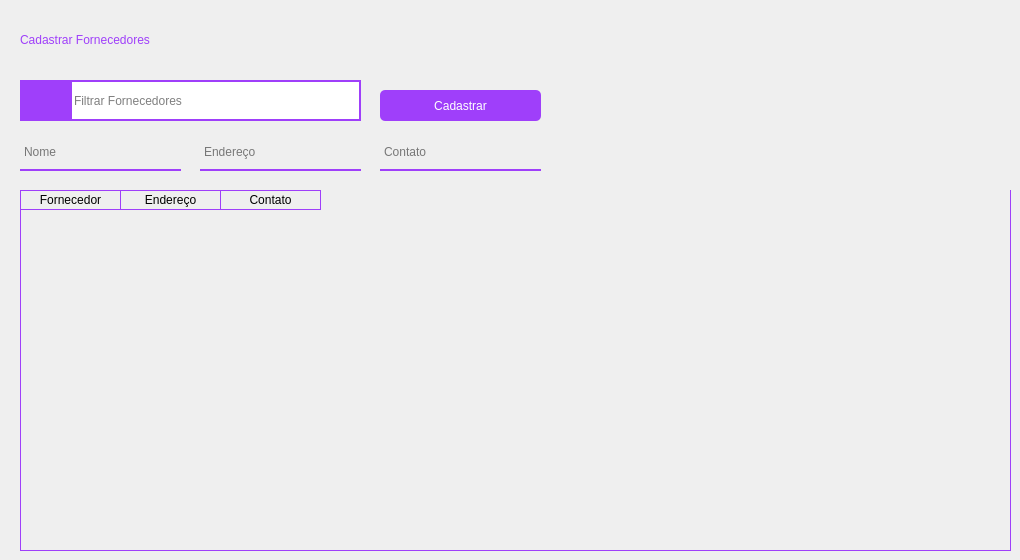
      <widget class="QWidget" name="page_7">
       <widget class="QPushButton" name="btn_adicionar_forncedores_9">
        <property name="geometry">
         <rect>
          <x>380</x>
          <y>90</y>
          <width>161</width>
          <height>31</height>
         </rect>
        </property>
        <property name="styleSheet">
         <string notr="true">QPushButton {
border: 2px;
background-color: rgb(159, 63, 250);
color: white;
border-radius: 5px;
font: 10pt &quot;Montserrat&quot;;
outline: 0;
}

QPushButton:hover {
	background-color: rgb(197, 62, 255);
}
</string>
        </property>
        <property name="text">
         <string>Cadastrar</string>
        </property>
       </widget>
       <widget class="QLineEdit" name="line_cliente_8">
        <property name="geometry">
         <rect>
          <x>20</x>
          <y>140</y>
          <width>161</width>
          <height>31</height>
         </rect>
        </property>
        <property name="styleSheet">
         <string notr="true">background-color: rgba(0, 0 , 0, 0);
border: 2px solid rgba(0,0,0,0);
border-bottom-color: rgb(159, 63, 250);
color: rgb(0,0,0);
padding-bottom: 8px;
border-radius: 0px;
font: 10pt &quot;Montserrat&quot;;</string>
        </property>
        <property name="text">
         <string/>
        </property>
        <property name="placeholderText">
         <string>Nome</string>
        </property>
        <property name="clearButtonEnabled">
         <bool>true</bool>
        </property>
       </widget>
       <widget class="QLineEdit" name="line_search_Bar_6">
        <property name="geometry">
         <rect>
          <x>70</x>
          <y>80</y>
          <width>291</width>
          <height>41</height>
         </rect>
        </property>
        <property name="styleSheet">
         <string notr="true">border: 2px solid #9f3ffa;
font: 10pt &quot;Montserrat&quot;;</string>
        </property>
        <property name="cursorPosition">
         <number>0</number>
        </property>
        <property name="placeholderText">
         <string>Filtrar Fornecedores</string>
        </property>
        <property name="clearButtonEnabled">
         <bool>true</bool>
        </property>
       </widget>
       <widget class="QPushButton" name="btn_pesquisar_produto_6">
        <property name="geometry">
         <rect>
          <x>20</x>
          <y>80</y>
          <width>51</width>
          <height>41</height>
         </rect>
        </property>
        <property name="styleSheet">
         <string notr="true">QPushButton {
border: 2px;
background-color: rgb(159, 63, 250);
color: white;

font: 10pt &quot;Montserrat&quot;;
outline: 0;
}

QPushButton:hover {
	background-color: rgb(197, 62, 255);
}
</string>
        </property>
        <property name="text">
         <string/>
        </property>
        <property name="icon">
         <iconset resource="../QRC/file_principal_rc.qrc">
          <normaloff>:/icones/lupa.png</normaloff>:/icones/lupa.png</iconset>
        </property>
        <property name="iconSize">
         <size>
          <width>25</width>
          <height>25</height>
         </size>
        </property>
       </widget>
       <widget class="QLineEdit" name="line_cliente_9">
        <property name="geometry">
         <rect>
          <x>200</x>
          <y>140</y>
          <width>161</width>
          <height>31</height>
         </rect>
        </property>
        <property name="styleSheet">
         <string notr="true">background-color: rgba(0, 0 , 0, 0);
border: 2px solid rgba(0,0,0,0);
border-bottom-color: rgb(159, 63, 250);
color: rgb(0,0,0);
padding-bottom: 8px;
border-radius: 0px;
font: 10pt &quot;Montserrat&quot;;</string>
        </property>
        <property name="text">
         <string/>
        </property>
        <property name="placeholderText">
         <string>Endereço</string>
        </property>
        <property name="clearButtonEnabled">
         <bool>true</bool>
        </property>
       </widget>
       <widget class="QLabel" name="lbl_titulo_fornecedores_3">
        <property name="geometry">
         <rect>
          <x>20</x>
          <y>20</y>
          <width>371</width>
          <height>41</height>
         </rect>
        </property>
        <property name="styleSheet">
         <string notr="true">color: #9f3ffa;
font: 20pt &quot;Montserrat&quot;;</string>
        </property>
        <property name="text">
         <string>Cadastrar Fornecedores </string>
        </property>
        <property name="textInteractionFlags">
         <set>Qt::LinksAccessibleByMouse|Qt::TextSelectableByMouse</set>
        </property>
       </widget>
       <widget class="QLineEdit" name="line_cliente_10">
        <property name="geometry">
         <rect>
          <x>380</x>
          <y>140</y>
          <width>161</width>
          <height>31</height>
         </rect>
        </property>
        <property name="styleSheet">
         <string notr="true">background-color: rgba(0, 0 , 0, 0);
border: 2px solid rgba(0,0,0,0);
border-bottom-color: rgb(159, 63, 250);
color: rgb(0,0,0);
padding-bottom: 8px;
border-radius: 0px;
font: 10pt &quot;Montserrat&quot;;</string>
        </property>
        <property name="text">
         <string/>
        </property>
        <property name="placeholderText">
         <string>Contato</string>
        </property>
        <property name="clearButtonEnabled">
         <bool>true</bool>
        </property>
       </widget>
       <widget class="QTableWidget" name="tabela_fornecedores_3">
        <property name="geometry">
         <rect>
          <x>20</x>
          <y>190</y>
          <width>991</width>
          <height>361</height>
         </rect>
        </property>
        <property name="styleSheet">
         <string notr="true">QTableWidget {
	gridline-color: #9f3ffa;;
	background-color: transparent;
	outline: 0;
	border: 1px solid #9f3ffa;
	border-top: 0px
	
}

QTableWidget::item:selected{
	background-color:#9f3ffa;;
}

QTableWidget::horizontalHeader {	
	background-color: #9f3ffa;
}

QHeaderView::section:horizontal
{
    border: 1px solid #9f3ffa;
	background-color: transparent;
	border-left: 0px;
	color: black;

}
</string>
        </property>
        <property name="frameShape">
         <enum>QFrame::Panel</enum>
        </property>
        <property name="frameShadow">
         <enum>QFrame::Sunken</enum>
        </property>
        <property name="editTriggers">
         <set>QAbstractItemView::SelectedClicked</set>
        </property>
        <property name="tabKeyNavigation">
         <bool>true</bool>
        </property>
        <property name="showDropIndicator" stdset="0">
         <bool>false</bool>
        </property>
        <property name="alternatingRowColors">
         <bool>false</bool>
        </property>
        <property name="selectionMode">
         <enum>QAbstractItemView::ExtendedSelection</enum>
        </property>
        <property name="gridStyle">
         <enum>Qt::SolidLine</enum>
        </property>
        <property name="sortingEnabled">
         <bool>true</bool>
        </property>
        <attribute name="verticalHeaderVisible">
         <bool>false</bool>
        </attribute>
        <attribute name="verticalHeaderShowSortIndicator" stdset="0">
         <bool>false</bool>
        </attribute>
        <attribute name="verticalHeaderStretchLastSection">
         <bool>false</bool>
        </attribute>
        <column>
         <property name="text">
          <string>Fornecedor</string>
         </property>
        </column>
        <column>
         <property name="text">
          <string>Endereço</string>
         </property>
        </column>
        <column>
         <property name="text">
          <string>Contato</string>
         </property>
        </column>
       </widget>
      </widget>
